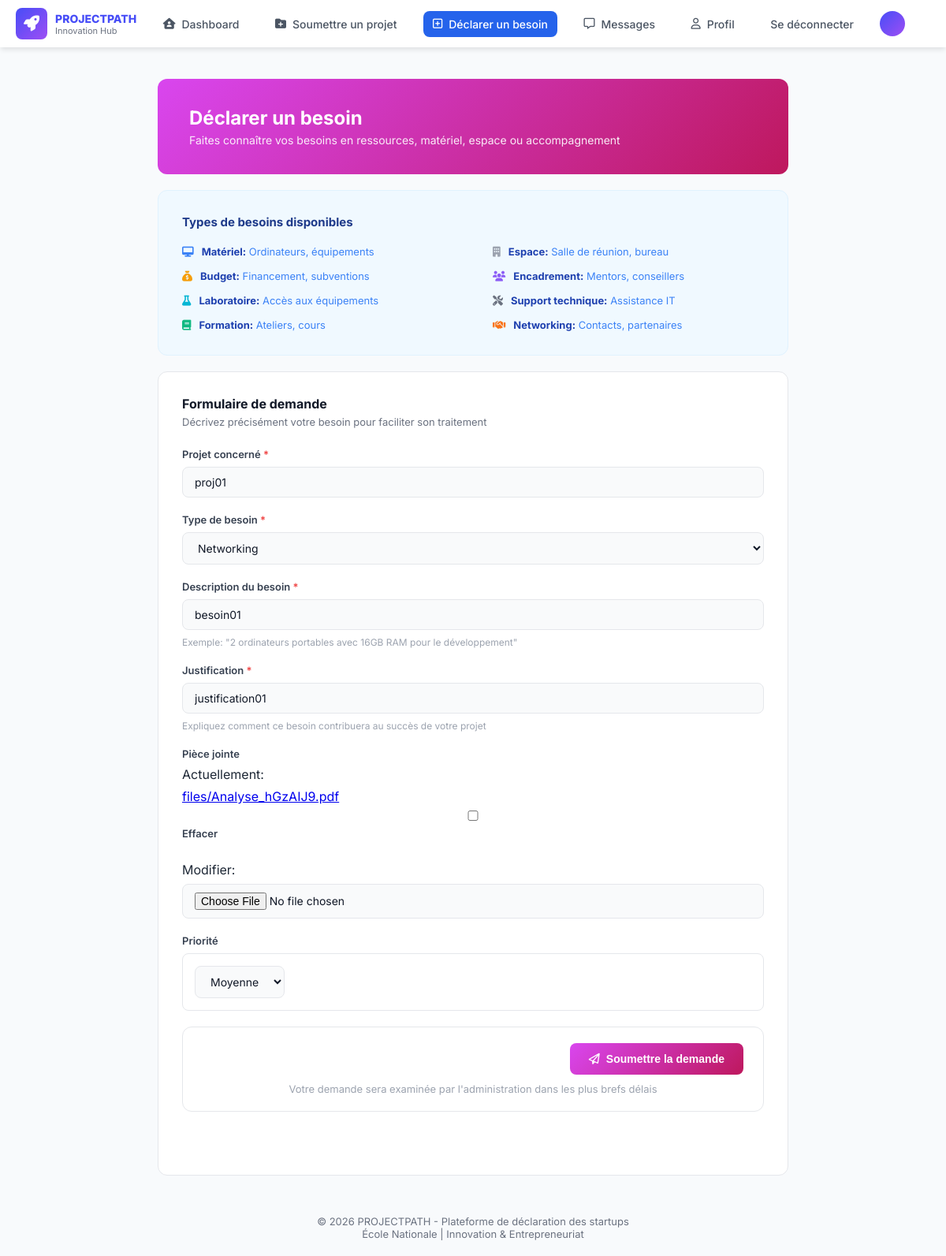
Screenshot of /request_details/update/1/1 (signed in) with the database file from the repository.
### PP/models.py (models this page shows)
class Besoin(models.Model):
    projet_concerne = models.fields.CharField(max_length=100)
    class TypeDeBesoin(models.TextChoices):
        Materiel = "Materiel" ,'Materiel'
        Budget = "Budget", 'Budget'
        Encadrement = "Encadrement", 'Encadrement'
        Laboratoire = "Laboratoire", 'Laboratoire'
        Support_Technique = "Support Technique", 'Support Technique'
        Formation = "Formation", 'Formation'
        Networking = "Networking", 'Networking'
    typeDeBesoin = models.fields.CharField(max_length = 20 , choices = TypeDeBesoin.choices, default = "MATERIEL") #si ça se trouve tu dois choisir parmi une liste
    class priorite(models.TextChoices):
        Basse = "Basse"
        Moyenne = "Moyenne"
        Eleve = "Elevee"
    priority = models.fields.CharField(max_length = 50, choices =priorite.choices, default = "Elevee")
    description = models.fields.CharField(max_length = 1000)
    participant = models.ForeignKey(CompteEtudiant, on_delete = models.CASCADE, null = True, blank = True)
    justification = models.fields.CharField(max_length=1000)
    file_path = models.FileField(upload_to="files/", null = True ,blank = True ,verbose_name="", validators=[Validate_fichier])
    statut = models.fields.CharField(max_length = 20, choices = Statut.choices, default = "NonVue")
    created_at = models.DateTimeField(auto_now_add=True)

### PP/views.py (the view)
# urls.py: path("request_details/update/<int:b_id>/<int:user_id>", views.modify_request, name = "modify_request"),
@login_required
def modify_request(request, b_id,user_id):
    if request.user.id != user_id:
        return redirect("logout")
    besoin = Besoin.objects.get(id = b_id)
    if request.method == "POST":
        form = requestNeed(request.POST, request.FILES,instance = besoin)
        if form.is_valid():
            user = CompteEtudiant.objects.get(id = user_id)
            project_name = form.cleaned_data.get("projet_concerne")
            project_is_accepted = projet.objects.filter(
                nom_projet=project_name,
                participants=user,
                statut="Accepte",
            ).exists()
            if not project_is_accepted:
                form.add_error(
                    "projet_concerne",
                    "Votre projet doit etre accepte avant de modifier un besoin.",
                )
            else:
                besoin = form.save()
                besoin.statut = "NonVue"
                besoin.save()
                return redirect("home",user_id)
    else:
        form = requestNeed(instance= besoin)
    return render(request, "Student/add_besoin.html", {"form" : form,"user_id": user_id})

### PP/form.py (shortened to what this page needs)
class requestNeed(forms.ModelForm):
    class Meta:
        model = Besoin
        exclude =  ('statut',"participant")

### PP/template/Student/add_besoin.html (shortened to what this page needs)
{% load static %}
<!DOCTYPE html>
<html lang="en">
<html lang="fr">
<head>
    <link rel="stylesheet" href="{% static 'css/besoin.css' %}">
    <link rel="stylesheet" href="https://cdnjs.cloudflare.com/ajax/libs/font-awesome/6.4.0/css/all.min.css">
    <link rel="stylesheet" href="{% static 'css/besoin.css' %}">
</head>
<body>
<nav>
        <div class="logo">
            <i class="fa-solid fa-rocket"></i>
            <div class="txt">
                <h4>PROJECTPATH</h4>
                <p>Innovation Hub</p>
            </div>
        </div>
        <div class="nav-links" id="nav-links">
            <div id="dash" class="same" data-page="{%url 'home' user_id%}">
                <i class="fa-solid fa-house-user"></i>
                <p>Dashboard</p>
            </div>
            <div class="same" id="soumettre" data-page="{%url 'add_project' user_id%}">
                <i class="fa-solid fa-folder-plus"></i>
                <p>Soumettre un projet</p>
            </div>
            <div class="same active" id="besoin" data-page="{%url 'add_request' user_id%}">
                <i class="fa-regular fa-square-plus"></i>
                <p>Déclarer un besoin</p>
            </div>
            <div class="same" id="message" data-page="{%url 'message_etudiant' user_id%}">
                <i class="fa-regular fa-message"></i>
                <p>Messages</p>
            </div>
            <div class="same" id="profil" data-page="{%url 'user_details' user_id%}">
                <i class="fa-regular fa-user"></i>
                <p>Profil</p>
            </div>
            <div class="same" id="profil" data-page="{%url 'logout'%}">
                <p>Se déconnecter</p>
            </div>
        <div class="nav-right">
            <div class="compte">
                <span id="s1">{{ user.first_name|first }}</span>
            </div>
        </div>
    </nav>
     <main class="container">
        <section class="banner besoin-banner">
            <h1>Déclarer un besoin</h1>
            <p>Faites connaître vos besoins en ressources, matériel, espace ou accompagnement</p>
        </section>
        <section class="card light-blue-bg">
            <h2 class="card-title-blue">Types de besoins disponibles</h2>
            <div class="besoins-grid">
                <div class="besoin-col">
                    <div class="besoin-item"><i class="fa-solid fa-desktop text-blue"></i><p><strong>Matériel:</strong> Ordinateurs, équipements</p></div>
                    <div class="besoin-item"><i class="fa-solid fa-sack-dollar text-warning"></i><p><strong>Budget:</strong> Financement, subventions</p></div>
                    <div class="besoin-item"><i class="fa-solid fa-flask text-info"></i><p><strong>Laboratoire:</strong> Accès aux équipements</p></div>
                    <div class="besoin-item"><i class="fa-solid fa-book text-success"></i><p><strong>Formation:</strong> Ateliers, cours</p></div>
                </div>
                <div class="besoin-col">
                    <div class="besoin-item"><i class="fa-solid fa-building text-gray"></i><p><strong>Espace:</strong> Salle de réunion, bureau</p></div>
                    <div class="besoin-item"><i class="fa-solid fa-users text-purple"></i><p><strong>Encadrement:</strong> Mentors, conseillers</p></div>
                    <div class="besoin-item"><i class="fa-solid fa-screwdriver-wrench text-gray-dark"></i><p><strong>Support technique:</strong> Assistance IT</p></div>
                    <div class="besoin-item"><i class="fa-solid fa-handshake text-orange"></i><p><strong>Networking:</strong> Contacts, partenaires</p></div>
                </div>
            </div>
        </section>
        <section class="card">
            <div class="card-header">
                <h2>Formulaire de demande</h2>
                <p>Décrivez précisément votre besoin pour faciliter son traitement</p>
            </div>
            <form class="form-grid" method="POST" onsubmit="return handleSubmit(this)" enctype="multipart/form-data">
                <div class="form-group">
                    <label for="id_projet_concerne">Projet concerné <span class="required">*</span></label>
                    {{ form.projet_concerne }}
                </div>
                <div class="form-group">
                    <label for="id_typeDeBesoin">Type de besoin <span class="required">*</span></label>
                    {{ form.typeDeBesoin }}
                </div>
                <div class="form-group">
                    <label for="id_description">Description du besoin <span class="required">*</span></label>
                    {{ form.description }}
                    <span class="help-text">Exemple: "2 ordinateurs portables avec 16GB RAM pour le développement"</span>
                </div>
                <div class="form-group">
                    <label for="id_justification">Justification <span class="required">*</span></label>
                    {{ form.justification }}
                    <span class="help-text">Expliquez comment ce besoin contribuera au succès de votre projet</span>
                </div>
                <div class="form-group">
                    <label for="id_file_path">Pièce jointe</label>
                    {{ form.file_path }}
                </div>
                <div class="form-group">
                    <label>Priorité</label>
                    <div class="radio-group">
                        <label class="radio-option">
                            {{form.priority}}
                        </label>
                    </div>
                </div>
                <div class="action-footer">
                    <div class="submit-wrapper">
                        <button class="btn-submit-magenta" type="submit"><i class="fa-regular fa-paper-plane"></i> Soumettre la demande</button>
                        <p class="action-note" style="text-align:center;">Votre demande sera examinée par l'administration dans les plus brefs délais</p>
                    </div>
                </div>
            </form>
        </section>
    </main>
    <footer style="margin-top: 50px; text-align: center; color: #6b7280; font-size: 13px; padding-bottom: 20px;">
        <p>© 2026 PROJECTPATH - Plateforme de déclaration des startups</p>
        <p>École Nationale | Innovation & Entrepreneuriat</p>
    </footer>
</body>
</html>

### rows the page displays
Besoin: projet_concerne "proj01", typeDeBesoin "Networking", description "besoin01", justification "justification01", priority "Moyenne"
